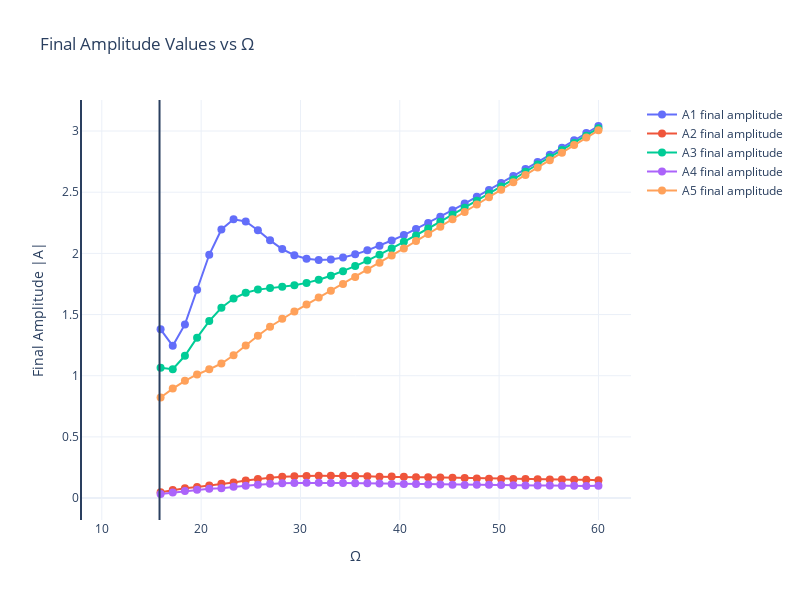

Write notebook code for a chart like this one.
### Code cell
SET_IDX = 0  # индекс выбранного Omega
Omega_values = np.linspace(15.918367346938776, 60, len(amps))

# fig1 = go.Figure()
# if amps[SET_IDX] is not None:
#     for amp_idx in range(5):  # A1-A5
#         fig1.add_trace(
#             go.Scatter(
#                 x=t_eval,
#                 y=np.abs(amps[SET_IDX][amp_idx]),  # Берем модуль комплексного числа
#                 mode='lines',
#                 name=f'A{amp_idx+1}',
#                 line=dict(width=2)
#             )
#         )
    
#     fig1.update_layout(
#         title=f'Amplitude Dynamics for Ω={Omega_values[SET_IDX]:.2f}',
#         xaxis_title='Time',
#         yaxis_title='|Amplitude|',
#         template='plotly_white',
#         height=600,
#         width=800
#     )
#     fig1.show()
# else:
    # print(f"Нет данных для Ω={Omega_values[SET_IDX]:.2f}")

# 2. ГРАФИК: Финальные значения всех амплитуд
fig2 = go.Figure()
final_times = [t_eval[-1]] * len(Omega_values)  # Последний момент времени
omega_first = gammas[0] / 2 * np.abs(-1j * np.sqrt( gammas[0] * gammas[1] / (4 * ALPHA * BETA) ) )
omega_second = np.sqrt(gammas[0] * (gammas[1] * gammas[0] + gammas[0] * gammas[1])**2 / (16 * ALPHA * BETA * gammas[1])) 
fig2.add_vline(x= omega_first) 
fig2.add_vline(x= omega_second) 
for amp_idx in range(5):  # A1-A5
    final_values = []
    valid_omegas = []
    
    for i, amp_data in enumerate(amps):
        if amp_data is not None and len(amp_data) > amp_idx:
            final_values.append(np.abs(amp_data[amp_idx][-1]))  # Модуль последнего значения
            valid_omegas.append(Omega_values[i])
    
    if final_values:
        fig2.add_trace(
            go.Scatter(
                x=valid_omegas,
                y=final_values,
                mode='lines+markers',
                name=f'A{amp_idx+1} final amplitude',
                line=dict(width=2),
                marker=dict(size=8)
            )
        )

fig2.update_layout(
    title='Final Amplitude Values vs Ω',
    xaxis_title='Ω',
    yaxis_title='Final Amplitude |A|',
    template='plotly_white',
    height=600,
    width=800
)
fig2.show()

# # 3. ГРАФИК: Все амплитуды A1-A5 на отдельных subplots
# fig3 = make_subplots(
#     rows=3, cols=2,
#     subplot_titles=('A₁ amplitude', 'A₂ amplitude', 'A₃ amplitude', 
#                    'A₄ amplitude', 'A₅ amplitude'),
#     specs=[[{}, {}], [{}, {}], [{"colspan": 2}, None]]
# )

# for amp_idx in range(5):  # A1-A5
#     row = (amp_idx // 2) + 1
#     col = (amp_idx % 2) + 1
    
#     for i, amp_data in enumerate(amps):
#         if amp_data is not None and len(amp_data) > amp_idx:
#             fig3.add_trace(
#                 go.Scatter(
#                     x=t_eval,
#                     y=np.abs(amp_data[amp_idx]),
#                     mode='lines',
#                     name=f'Ω={Omega_values[i]:.2f}',
#                     line=dict(width=2),
#                     showlegend=(amp_idx == 0)  # Легенда только на первом графике
#                 ),
#                 row=row, col=col
#             )

# fig3.update_layout(
#     title='All Amplitude Dynamics',
#     height=900,
#     width=1000,
#     template='plotly_white',
#     showlegend=True
# )

# # Обновляем подписи осей
# for i in range(1, 6):
#     fig3.update_xaxes(title_text='Time', row=(i-1)//2 + 1, col=(i-1)%2 + 1)
#     fig3.update_yaxes(title_text='|A|', row=(i-1)//2 + 1, col=(i-1)%2 + 1)

# fig3.show()

# # 4. ОТДЕЛЬНЫЕ ГРАФИКИ для каждой амплитуды
# for amp_idx in range(5):  # A1-A5
    # fig_individual = go.Figure()
    
    # for i, amp_data in enumerate(amps):
    #     if amp_data is not None and len(amp_data) > amp_idx:
    #         fig_individual.add_trace(
    #             go.Scatter(
    #                 x=t_eval,
    #                 y=np.abs(amp_data[amp_idx]),
    #                 mode='lines',
    #                 name=f'Ω={Omega_values[i]:.2f}',
    #                 line=dict(width=2)
    #             )
    #         )
    
    # fig_individual.update_layout(
    #     title=f'A{amp_idx+1} Amplitude Dynamics',
    #     xaxis_title='Time',
    #     yaxis_title=f'|A{amp_idx+1}|',
    #     template='plotly_white',
    #     height=600,
    #     width=800
    # )
    # fig_individual.show()

### Figure 1 — Plotly figure (JSON) as saved in the notebook; plotly's stock layout.template omitted (floating-point values rounded to 4 significant figures)
{"data": [{"line": {"width": 2}, "marker": {"size": 8}, "mode": "lines+markers", "name": "A1 final amplitude", "type": "scatter", "x": [15.92, 17.14, 18.37, 19.59, 20.82, 22.04, 23.27, 24.49, 25.71, 26.94, 28.16, 29.39, 30.61, 31.84, 33.06, 34.29, 35.51, 36.73, 37.96, 39.18, 40.41, 41.63, 42.86, 44.08, 45.31, 46.53, 47.76, 48.98, 50.2, 51.43, 52.65, 53.88, 55.1, 56.33, 57.55, 58.78, 60], "y": [1.379, 1.244, 1.42, 1.702, 1.988, 2.195, 2.279, 2.261, 2.189, 2.107, 2.035, 1.985, 1.956, 1.945, 1.949, 1.966, 1.992, 2.025, 2.063, 2.105, 2.15, 2.199, 2.248, 2.3, 2.353, 2.408, 2.463, 2.519, 2.576, 2.633, 2.689, 2.747, 2.805, 2.864, 2.924, 2.983, 3.041]}, {"line": {"width": 2}, "marker": {"size": 8}, "mode": "lines+markers", "name": "A2 final amplitude", "type": "scatter", "x": [15.92, 17.14, 18.37, 19.59, 20.82, 22.04, 23.27, 24.49, 25.71, 26.94, 28.16, 29.39, 30.61, 31.84, 33.06, 34.29, 35.51, 36.73, 37.96, 39.18, 40.41, 41.63, 42.86, 44.08, 45.31, 46.53, 47.76, 48.98, 50.2, 51.43, 52.65, 53.88, 55.1, 56.33, 57.55, 58.78, 60], "y": [0.04671, 0.06574, 0.08003, 0.09086, 0.1021, 0.1173, 0.1281, 0.1427, 0.1563, 0.1665, 0.1742, 0.1788, 0.1811, 0.182, 0.1824, 0.1819, 0.1806, 0.1777, 0.1753, 0.1755, 0.1734, 0.1701, 0.1696, 0.1677, 0.1657, 0.1644, 0.1595, 0.1579, 0.1565, 0.1568, 0.1556, 0.1536, 0.1515, 0.1524, 0.1499, 0.1499, 0.1461]}, {"line": {"width": 2}, "marker": {"size": 8}, "mode": "lines+markers", "name": "A3 final amplitude", "type": "scatter", "x": [15.92, 17.14, 18.37, 19.59, 20.82, 22.04, 23.27, 24.49, 25.71, 26.94, 28.16, 29.39, 30.61, 31.84, 33.06, 34.29, 35.51, 36.73, 37.96, 39.18, 40.41, 41.63, 42.86, 44.08, 45.31, 46.53, 47.76, 48.98, 50.2, 51.43, 52.65, 53.88, 55.1, 56.33, 57.55, 58.78, 60], "y": [1.064, 1.053, 1.163, 1.311, 1.447, 1.555, 1.631, 1.678, 1.704, 1.716, 1.727, 1.74, 1.759, 1.784, 1.817, 1.855, 1.896, 1.941, 1.99, 2.041, 2.095, 2.146, 2.203, 2.259, 2.317, 2.373, 2.43, 2.489, 2.546, 2.604, 2.667, 2.726, 2.786, 2.845, 2.901, 2.961, 3.024]}, {"line": {"width": 2}, "marker": {"size": 8}, "mode": "lines+markers", "name": "A4 final amplitude", "type": "scatter", "x": [15.92, 17.14, 18.37, 19.59, 20.82, 22.04, 23.27, 24.49, 25.71, 26.94, 28.16, 29.39, 30.61, 31.84, 33.06, 34.29, 35.51, 36.73, 37.96, 39.18, 40.41, 41.63, 42.86, 44.08, 45.31, 46.53, 47.76, 48.98, 50.2, 51.43, 52.65, 53.88, 55.1, 56.33, 57.55, 58.78, 60], "y": [0.0333, 0.04465, 0.05738, 0.06728, 0.07524, 0.08027, 0.09212, 0.1012, 0.1091, 0.1161, 0.1205, 0.1233, 0.1247, 0.125, 0.1237, 0.1223, 0.1208, 0.1204, 0.1196, 0.1158, 0.1145, 0.1141, 0.1115, 0.1101, 0.109, 0.1075, 0.1096, 0.1084, 0.1073, 0.1042, 0.1032, 0.1029, 0.103, 0.1002, 0.1007, 0.09887, 0.1012]}, {"line": {"width": 2}, "marker": {"size": 8}, "mode": "lines+markers", "name": "A5 final amplitude", "type": "scatter", "x": [15.92, 17.14, 18.37, 19.59, 20.82, 22.04, 23.27, 24.49, 25.71, 26.94, 28.16, 29.39, 30.61, 31.84, 33.06, 34.29, 35.51, 36.73, 37.96, 39.18, 40.41, 41.63, 42.86, 44.08, 45.31, 46.53, 47.76, 48.98, 50.2, 51.43, 52.65, 53.88, 55.1, 56.33, 57.55, 58.78, 60], "y": [0.8224, 0.8949, 0.9582, 1.01, 1.052, 1.1, 1.167, 1.247, 1.327, 1.4, 1.465, 1.525, 1.582, 1.639, 1.694, 1.75, 1.808, 1.865, 1.924, 1.982, 2.04, 2.1, 2.159, 2.219, 2.278, 2.339, 2.399, 2.459, 2.521, 2.582, 2.64, 2.701, 2.762, 2.823, 2.885, 2.946, 3.006]}], "layout": {"height": 600, "shapes": [{"type": "line", "x0": 7.906, "x1": 7.906, "xref": "x", "y0": 0, "y1": 1, "yref": "y domain"}, {"type": "line", "x0": 15.81, "x1": 15.81, "xref": "x", "y0": 0, "y1": 1, "yref": "y domain"}], "title": {"text": "Final Amplitude Values vs Ω"}, "width": 800, "xaxis": {"title": {"text": "Ω"}}, "yaxis": {"title": {"text": "Final Amplitude |A|"}}}}
